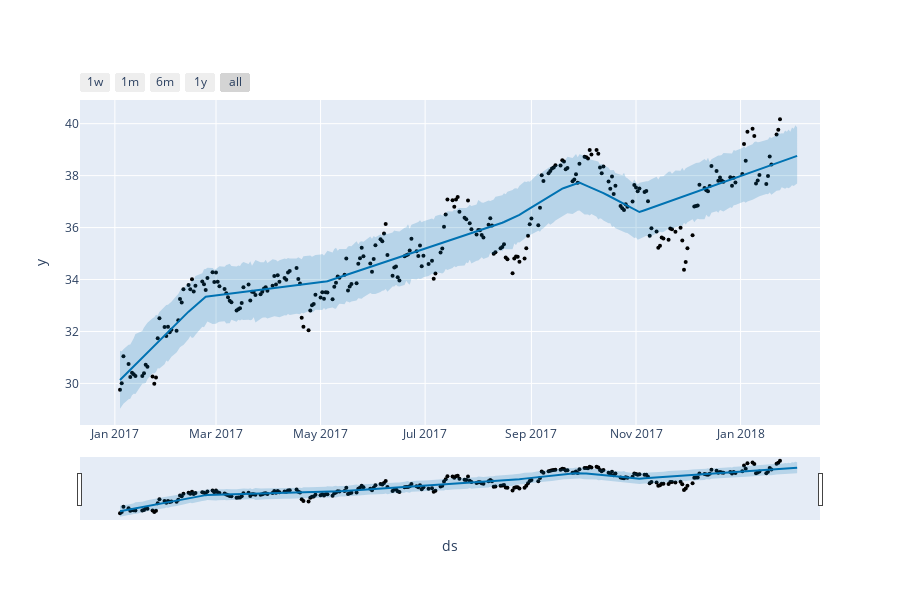

Notebook source saved alongside this figure:
### Code cell
# Python
from prophet.plot import plot_plotly, plot_components_plotly
plot_plotly(m2, fcst)

### Figure 1 — Plotly figure (JSON) as saved in the notebook; plotly's stock layout.template omitted (floating-point values rounded to 4 significant figures; data arrays with more than 128 entries replaced by an {"elided": "..."} marker saying what was removed)
{"data": [{"marker": {"color": "black", "size": 4}, "mode": "markers", "name": "Actual", "type": "scatter", "x": {"elided": "266 str values"}, "y": {"elided": "266 float values"}}, {"hoverinfo": "skip", "line": {"width": 0}, "mode": "lines", "type": "scatter", "x": {"elided": "276 str values"}, "y": {"elided": "276 float values"}}, {"fill": "tonexty", "fillcolor": "rgba(0, 114, 178, 0.2)", "line": {"color": "#0072B2", "width": 2}, "mode": "lines", "name": "Predicted", "type": "scatter", "x": {"elided": "276 str values"}, "y": {"elided": "276 float values"}}, {"fill": "tonexty", "fillcolor": "rgba(0, 114, 178, 0.2)", "hoverinfo": "skip", "line": {"width": 0}, "mode": "lines", "type": "scatter", "x": {"elided": "276 str values"}, "y": {"elided": "276 float values"}}], "layout": {"height": 600, "showlegend": false, "width": 900, "xaxis": {"rangeselector": {"buttons": [{"count": 7, "label": "1w", "step": "day", "stepmode": "backward"}, {"count": 1, "label": "1m", "step": "month", "stepmode": "backward"}, {"count": 6, "label": "6m", "step": "month", "stepmode": "backward"}, {"count": 1, "label": "1y", "step": "year", "stepmode": "backward"}, {"step": "all"}]}, "rangeslider": {"visible": true}, "title": {"text": "ds"}, "type": "date"}, "yaxis": {"title": {"text": "y"}}}}
